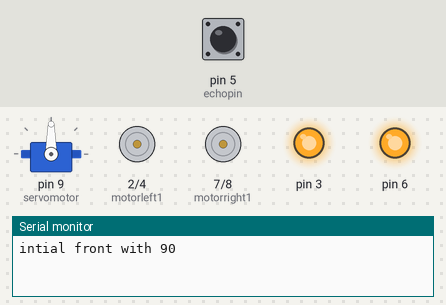
This sketch was run on a simulated Arduino Uno, built with avr-gcc and run on an emulated ATmega328P. On the bench: servo, motor-driver pin pairs drawn as motors (green arrow = first pin HIGH = forward, orange = second pin HIGH = backward, longer = more drive), output pins drawn as LEDs (lit = HIGH), the last lines printed to the serial monitor. The inputs (shaded band) are chosen by the test bench; at power-on: pin 5 (echopin) LOW. Pins used as bus, display or sensor lines are not drawn.

Above: at 1.3 s.
1.4 s: pin 5 (echopin) pulsed HIGH 5 times (0.12 s each, 0.3 s apart)
At 2.7 s:
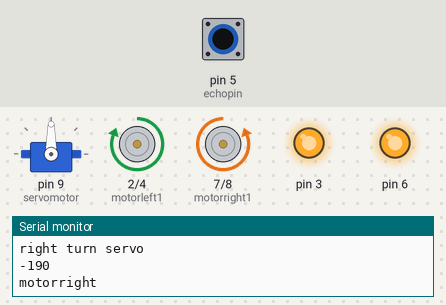
At 4.2 s:
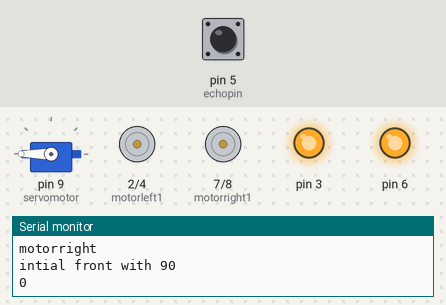
5.9 s: pin 5 (echopin) pulsed HIGH 2 times (0.12 s each, 0.3 s apart)
At 9.9 s:
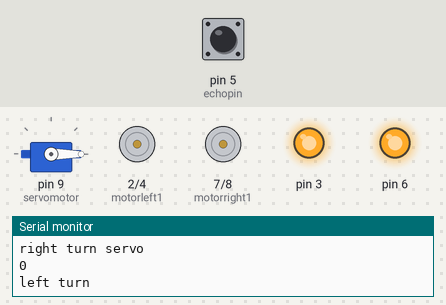
Timing chart, 0 to 18.3 s (numbered marks = the images above; inputs shaded):
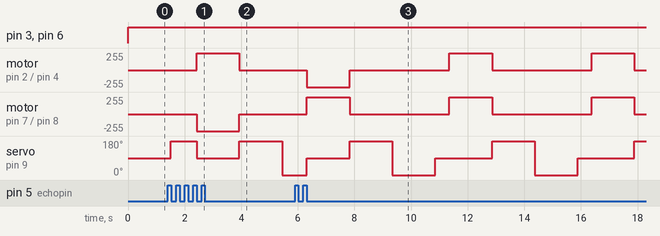

The sketch:

mazerobo2.ino
```cpp
#include<Servo.h>
Servo servomotor;
int angle;

int const trigpin=12;
int const echopin=5;

int motorleft1=2;
int motorleft2=4;
int motorright1=7;
int motorright2=8;

int dis;
int tim;


void setup() {
  Serial.begin(9600);
  pinMode(trigpin,OUTPUT);
  pinMode(echopin,INPUT);
  pinMode(motorleft1,OUTPUT);
  pinMode(motorleft2,OUTPUT);
  pinMode(motorright1,OUTPUT);
  pinMode(motorright2,OUTPUT);
  pinMode(3,OUTPUT);
  pinMode(6,OUTPUT);
 servomotor.attach(9);
}

void loop()
{
analogWrite(3,255);
analogWrite(6,255);

  servomotor.write(90);
  delay(500);
Serial.println("intial front with 90");
  digitalWrite(trigpin,HIGH);
  delay(10);
  digitalWrite(trigpin,LOW);
  tim=pulseIn(echopin,HIGH);
  dis=tim/58;
  Serial.println(dis);
  if(dis<20 && dis>=0)
  {
     digitalWrite(motorleft1,LOW);
        digitalWrite(motorleft2,LOW);
        digitalWrite(motorright1,LOW);
        digitalWrite(motorright2,LOW);
    servomotor.write(180);
    delay(500);
    Serial.println("right turn servo");
    digitalWrite(trigpin,HIGH);
    delay(10);
    digitalWrite(trigpin,LOW);
    tim=pulseIn(echopin,HIGH);
    dis=tim/58;
    Serial.println(dis);
    if(dis<20 && dis>=0)
    {
       digitalWrite(motorleft1,LOW);
        digitalWrite(motorleft2,LOW);
        digitalWrite(motorright1,LOW);
        digitalWrite(motorright2,LOW);
      servomotor.write(0);
      delay(500);
      Serial.println("left turn");
      digitalWrite(trigpin,HIGH);
    delay(10);
    digitalWrite(trigpin,LOW);
    tim=pulseIn(echopin,HIGH);
    dis=tim/58;
    Serial.println(dis);
      if(dis<20 && dis>=0)

      {
        servomotor.write(90);
        delay(500);
        Serial.println("servo front");
        Serial.println("motor reverse");
        digitalWrite(motorleft1,HIGH);
        digitalWrite(motorleft2,LOW);
        digitalWrite(motorright1,HIGH);
        digitalWrite(motorright2,LOW);

      }
      else
      {
        Serial.println("motorleft");
        digitalWrite(motorleft1,LOW);
  digitalWrite(motorleft2,HIGH);
  digitalWrite(motorright1,HIGH);
  digitalWrite(motorright2,LOW);

      }
      }
      else
      { Serial.println("motorright");
        digitalWrite(motorleft1,HIGH);
  digitalWrite(motorleft2,LOW);
  digitalWrite(motorright1,LOW);
  digitalWrite(motorright2,HIGH);
  }
      }
      else
      {
        Serial.println("motor front");
        digitalWrite(motorleft1,LOW);
        digitalWrite(motorleft2,HIGH);
        digitalWrite(motorright1,LOW);
         digitalWrite(motorright2,HIGH);
       }

      }
```

Measured:
- after the input at 1.4 s, motor on pin 2 (motorleft1) / pin 4 (motorleft2): stopped → forward 255/255 after 1.0 s instead of 3.6 s; motor on pin 7 (motorright1) / pin 8 (motorright2): stopped → backward 255/255 after 1.0 s, → stopped 1.5 s later
- by itself, servo on pin 9 (servomotor): repeats every 5.0 s: 180° 1.5 s, 0° 1.5 s, 90° 2.0 s
